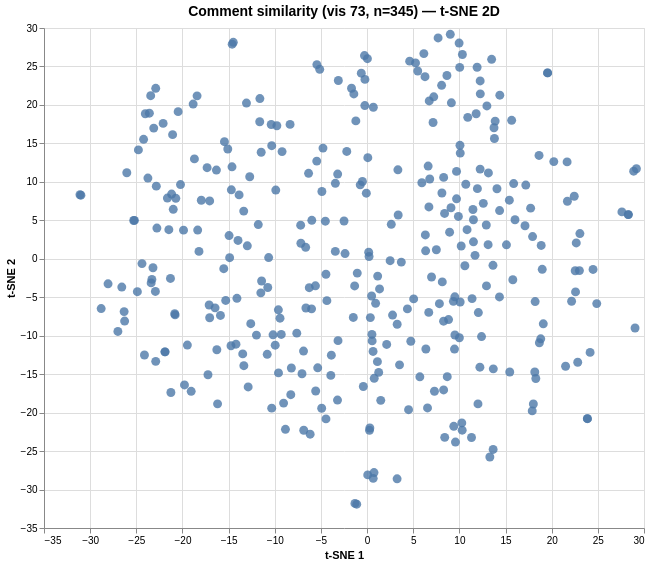

Here is the Vega-Lite specification saved for this chart:
### Vega specification from a JSON file in a GitHub repository (floating-point values rounded to 4 significant figures; data arrays with more than 128 entries replaced by an {"elided": "..."} marker saying what was removed)
{"$schema": "https://vega.github.io/schema/vega/v6.json", "data": [{"name": "param_1e9efca18e7a2868_store"}, {"name": "source_0", "values": {"elided": "345 records"}}, {"name": "source_0_x_domain_dim_1", "values": [{"min": -31.1, "max": 29.18}]}, {"name": "source_0_y_domain_dim_2", "values": [{"min": -31.9, "max": 29.18}]}], "signals": [{"name": "unit", "value": {}, "on": [{"events": "pointermove", "update": "isTuple(group()) ? group() : unit"}]}, {"name": "param_1e9efca18e7a2868", "update": "vlSelectionResolve(\"param_1e9efca18e7a2868_store\", \"union\")"}, {"name": "param_1e9efca18e7a2868_dim_1", "on": [{"events": [{"source": "view", "type": "dblclick"}], "update": "null"}, {"events": {"signal": "param_1e9efca18e7a2868_translate_delta"}, "update": "panLinear(param_1e9efca18e7a2868_translate_anchor.extent_x, -param_1e9efca18e7a2868_translate_delta.x / width)"}, {"events": {"signal": "param_1e9efca18e7a2868_zoom_delta"}, "update": "zoomLinear(domain(\"x\"), param_1e9efca18e7a2868_zoom_anchor.x, param_1e9efca18e7a2868_zoom_delta)"}]}, {"name": "param_1e9efca18e7a2868_dim_2", "on": [{"events": [{"source": "view", "type": "dblclick"}], "update": "null"}, {"events": {"signal": "param_1e9efca18e7a2868_translate_delta"}, "update": "panLinear(param_1e9efca18e7a2868_translate_anchor.extent_y, param_1e9efca18e7a2868_translate_delta.y / height)"}, {"events": {"signal": "param_1e9efca18e7a2868_zoom_delta"}, "update": "zoomLinear(domain(\"y\"), param_1e9efca18e7a2868_zoom_anchor.y, param_1e9efca18e7a2868_zoom_delta)"}]}, {"name": "param_1e9efca18e7a2868_tuple", "on": [{"events": [{"signal": "param_1e9efca18e7a2868_dim_1 || param_1e9efca18e7a2868_dim_2"}], "update": "param_1e9efca18e7a2868_dim_1 && param_1e9efca18e7a2868_dim_2 ? {unit: \"\", fields: param_1e9efca18e7a2868_tuple_fields, values: [param_1e9efca18e7a2868_dim_1,param_1e9efca18e7a2868_dim_2]} : null"}]}, {"name": "param_1e9efca18e7a2868_tuple_fields", "value": [{"field": "dim_1", "channel": "x", "type": "R"}, {"field": "dim_2", "channel": "y", "type": "R"}]}, {"name": "param_1e9efca18e7a2868_translate_anchor", "value": {}, "on": [{"events": [{"source": "scope", "type": "pointerdown"}], "update": "{x: x(unit), y: y(unit), extent_x: domain(\"x\"), extent_y: domain(\"y\")}"}]}, {"name": "param_1e9efca18e7a2868_translate_delta", "value": {}, "on": [{"events": [{"source": "window", "between": [{"source": "scope", "type": "pointerdown"}, {"source": "window", "type": "pointerup"}], "consume": true, "type": "pointermove"}], "update": "{x: param_1e9efca18e7a2868_translate_anchor.x - x(unit), y: param_1e9efca18e7a2868_translate_anchor.y - y(unit)}"}]}, {"name": "param_1e9efca18e7a2868_zoom_anchor", "on": [{"events": [{"source": "scope", "consume": true, "type": "wheel"}], "update": "{x: invert(\"x\", x(unit)), y: invert(\"y\", y(unit))}"}]}, {"name": "param_1e9efca18e7a2868_zoom_delta", "on": [{"events": [{"source": "scope", "consume": true, "type": "wheel"}], "update": "pow(1.001, event.deltaY * pow(16, event.deltaMode))", "force": true}]}, {"name": "param_1e9efca18e7a2868_modify", "on": [{"events": {"signal": "param_1e9efca18e7a2868_tuple"}, "update": "modify(\"param_1e9efca18e7a2868_store\", param_1e9efca18e7a2868_tuple, true)"}]}], "marks": [{"type": "symbol", "name": "marks", "from": {"data": "source_0"}, "encode": {"update": {"y": {"field": "dim_2", "scale": "y"}, "size": {"value": 80}, "opacity": {"value": 0.8}, "x": {"field": "dim_1", "scale": "x"}, "tooltip": {"signal": "{\"Comment #\": format(datum[\"index\"], \"\"), \"Comment\": isValid(datum[\"comment\"]) ? datum[\"comment\"] : \"\"+datum[\"comment\"]}"}, "fill": {"value": "#4c78a8"}, "shape": {"value": "circle"}}}, "interactive": true, "clip": true, "style": ["circle"]}], "scales": [{"name": "x", "type": "linear", "domain": [{"signal": "(data(\"source_0_x_domain_dim_1\")[0] || {}).min"}, {"signal": "(data(\"source_0_x_domain_dim_1\")[0] || {}).max"}], "range": [0, {"signal": "width"}], "zero": true, "domainRaw": {"signal": "param_1e9efca18e7a2868[\"dim_1\"]"}, "nice": true}, {"name": "y", "type": "linear", "domain": [{"signal": "(data(\"source_0_y_domain_dim_2\")[0] || {}).min"}, {"signal": "(data(\"source_0_y_domain_dim_2\")[0] || {}).max"}], "range": [{"signal": "height"}, 0], "zero": true, "domainRaw": {"signal": "param_1e9efca18e7a2868[\"dim_2\"]"}, "nice": true}], "axes": [{"scale": "x", "labels": false, "maxExtent": 0, "tickCount": {"signal": "ceil(width/40)"}, "aria": false, "minExtent": 0, "orient": "bottom", "zindex": 0, "grid": true, "gridScale": "y", "domain": false, "ticks": false}, {"scale": "y", "domain": false, "labels": false, "orient": "left", "ticks": false, "grid": true, "minExtent": 0, "gridScale": "x", "aria": false, "zindex": 0, "tickCount": {"signal": "ceil(height/40)"}, "maxExtent": 0}, {"scale": "x", "title": "t-SNE 1", "grid": false, "labelFlush": true, "zindex": 0, "orient": "bottom", "labelOverlap": true, "tickCount": {"signal": "ceil(width/40)"}}, {"scale": "y", "orient": "left", "tickCount": {"signal": "ceil(height/40)"}, "grid": false, "labelOverlap": true, "zindex": 0, "title": "t-SNE 2"}], "title": {"text": "Comment similarity (vis 73, n=345) — t-SNE 2D", "fontSize": 14, "frame": "group"}, "padding": 5, "background": "white", "width": 600, "height": 500, "style": "cell"}
